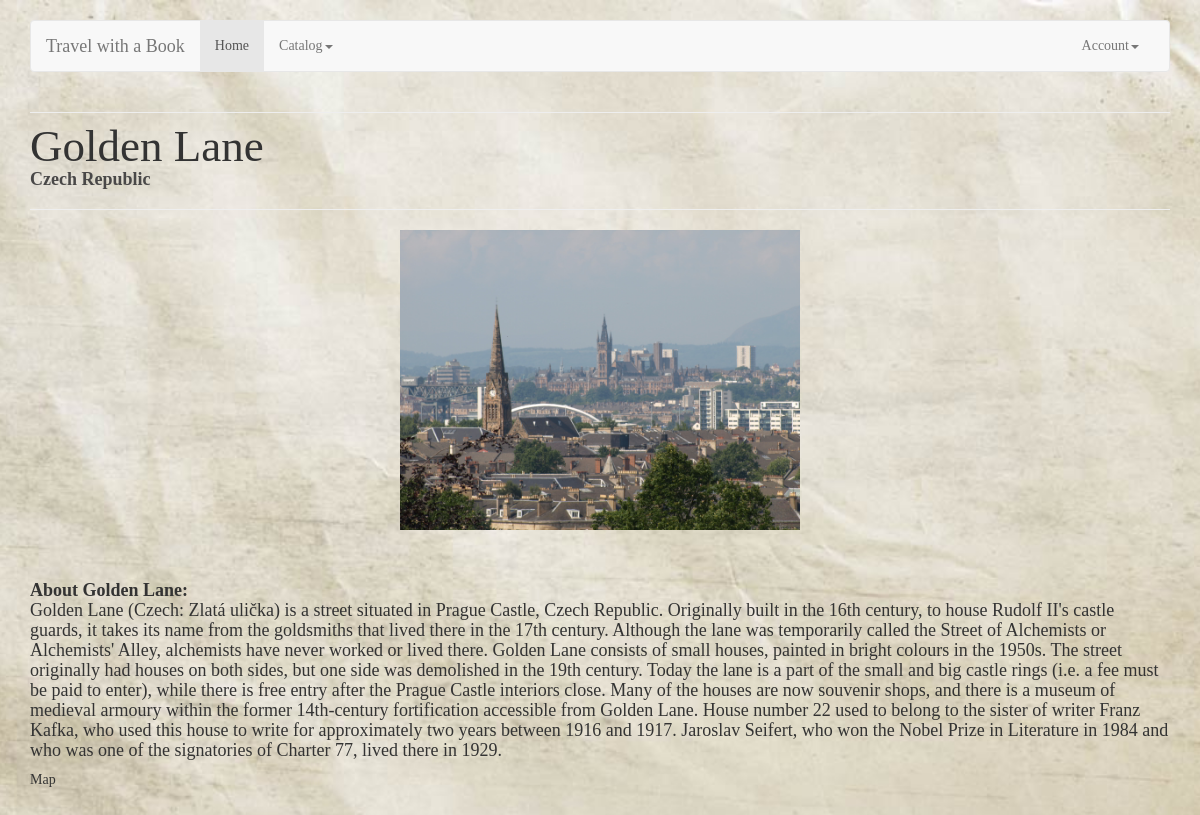
Screenshot of /catalog/location/3 (signed in) with the database file from the repository.
### catalog/models.py (models this page shows, shortened)
class Location(models.Model):
    name = models.CharField(max_length=100)
    country = models.CharField(max_length=50)
    region = models.CharField(max_length=50, blank=True)
    description = models.TextField(blank=True, null=True, help_text='A short description of the location.')
    class Meta:
        ordering = ["name", "country"]

### catalog/views.py (the view)
# urls.py: path('location/<int:pk>', views.LocationDetailView.as_view(), name='location-details'),
class LocationDetailView(generic.DetailView):
    model = Location

### catalog/templates/catalog/location_detail.html
{% extends "base_template.html" %}
{% load staticfiles %}
{% block content %}
    <hr>
    <p class="display-1">{{ location.name }}</p>
    <p><strong><a href="">{{ location.country }}</a></strong> </p>
    <hr>
    <div>
        <p class="text-center"> <img src="{% static "image_placeholder.jpg" %}" style="height:300px"></p>
    </div>
    <br><br>
    <p>
        <strong>About {{ location.name }}:</strong> <br />
        {{ location.description }}
    </p>
    <div class="map" id="map-canvas" style="width: 320px; height: 320px">Map</div>
{% endblock %}

### static_media/css/styles.css (style rules this page uses)
body { font-family : "Bookman Old Style"; text-decoration-color : black; }
a:link { color : rgb(73, 72, 72); }
.display-1 { font-family: "Goudy Old Style", Garamond, "Big Caslon", "Times New Roman", serif; font-size: 60px; font-style: normal; font-variant: normal; font-weight: 500; line-height: 26.4px; }
.display-1 { font-family: "Goudy Old Style", Garamond, "Big Caslon", "Times New Roman", serif; font-size: 45px; font-style: normal; font-variant: normal; font-weight: 500; line-height: 26.4px; }
p { font-family: "Goudy Old Style", Garamond, "Big Caslon", "Times New Roman", serif; font-size: 18px; font-style: normal; font-variant: normal; font-weight: 400; line-height: 20px; }

### rows the page displays
Location: name "Golden Lane", country "Czech Republic", description "Golden Lane (Czech: Zlatá ulička) is a street situated in Prague Castle, Czech Republic. Originally built in the 16th century, to house Rudolf II's castle guards, it takes its name from the goldsmiths that lived there in the 17th century. Although the lane was temporarily called the Street of Alchemists or Alchemists' Alley, alchemists have never worked or lived there. Golden Lane consists of small houses, painted in bright colours in the 1950s. The street originally had houses on both sides, but one side was demolished in the 19th century. Today the lane is a part of the small and big castle rings (i.e. a fee must be paid to enter), while there is free entry after the Prague Castle…"
